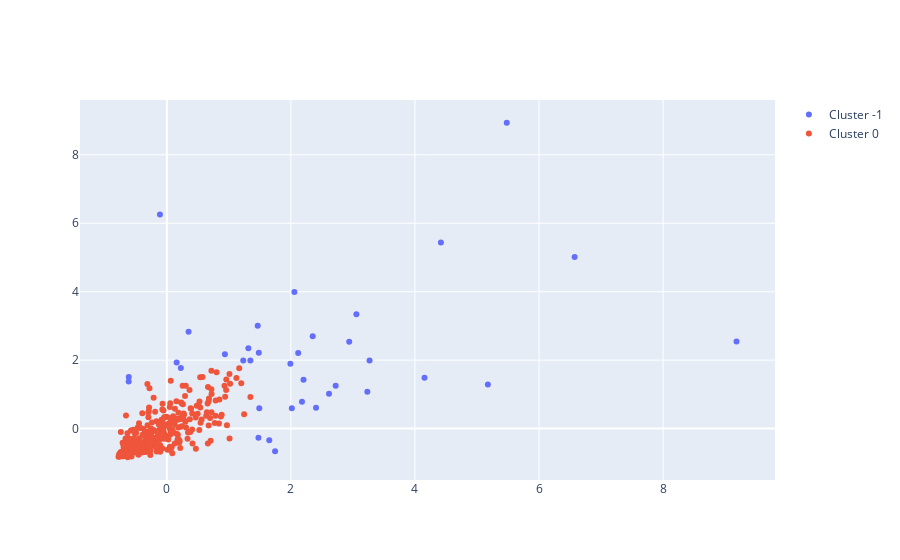

The notebook cell this image was saved under:
### Code cell
fig = go.Figure()
for i in np.unique(db.labels_):
    label = X[db.labels_ == i]
    fig.add_trace(go.Scatter(x=label[:, 0], y=label[:, 1], mode="markers", name="Cluster {}".format(i)))

fig.show()

### Figure 1 — Plotly figure (JSON) as saved in the notebook; plotly's stock layout.template omitted (floating-point values rounded to 4 significant figures; data arrays with more than 128 entries replaced by an {"elided": "..."} marker saying what was removed)
{"data": [{"mode": "markers", "name": "Cluster -1", "type": "scatter", "x": [4.154, 1.992, 2.204, 6.574, 2.118, 3.269, 4.418, 2.057, -0.6145, 0.9361, 5.48, 9.184, 2.94, 1.483, 0.351, 1.347, 2.722, 3.233, 5.176, 3.056, 1.465, 2.352, 1.652, 2.405, 0.2257, 2.016, 2.615, 1.49, 1.232, -0.1107, 0.1584, -0.6133, 1.745, 2.179, 1.477, 1.315], "y": [1.482, 1.897, 1.431, 5.017, 2.209, 1.993, 5.441, 3.99, 1.379, 2.169, 8.937, 2.545, 2.537, 2.216, 2.828, 1.993, 1.25, 1.074, 1.287, 3.344, 3.006, 2.701, -0.3375, 0.6055, 1.772, 0.5916, 1.021, 0.5978, 1.99, 6.252, 1.935, 1.509, -0.6628, 0.7847, -0.2657, 2.348]}, {"mode": "markers", "name": "Cluster 0", "type": "scatter", "x": {"elided": "404 float values"}, "y": {"elided": "404 float values"}}], "layout": {}}
